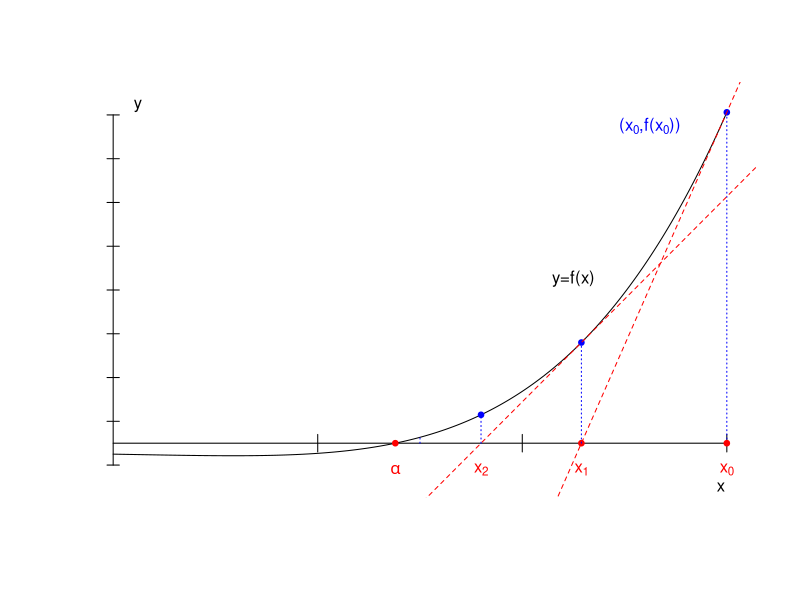
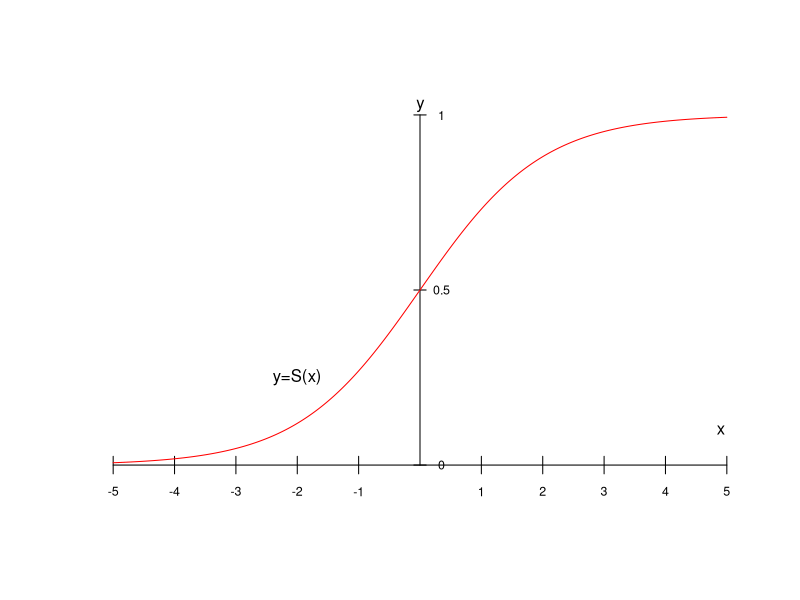
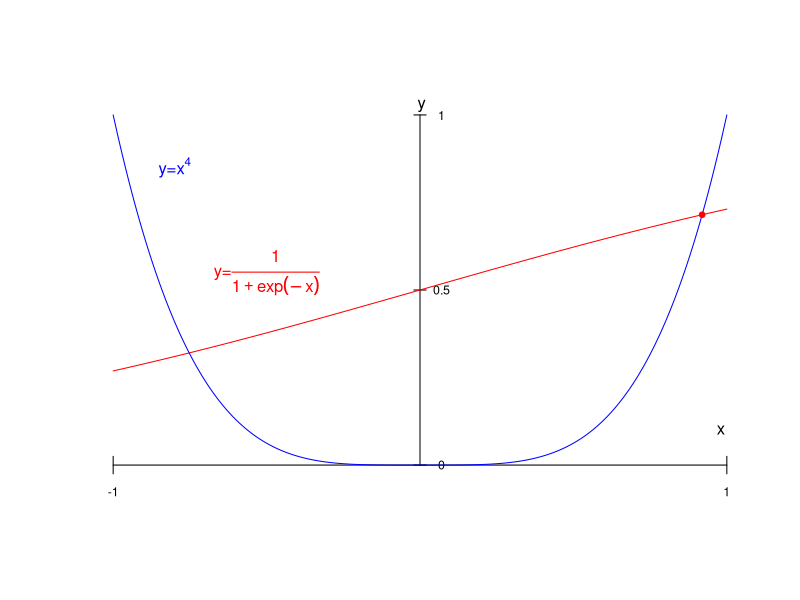

These charts were generated, in order, by the following R code:
## ---- chunk 1
xmin=0
xmax=2
ymin=-1
ymax=15
tolx=0.01*(xmax-xmin)
toly=0.05*(ymax-ymin)
quantsx=3
quantsy=8
f = function(x){x^4-1/(1+exp(-x))}
plot(c(xmin-tolx,xmax+tolx,xmin-tolx,xmax+tolx),c(ymin-toly,ymin-toly,ymax+toly,ymax+toly),type="n",xlab="",ylab="",xaxt="n",yaxt="n",axes=FALSE)
x=seq(from=xmin,to=xmax,by=0.01)
#points(x,f(x),type="l")
lines(c(0,0),c(ymin,ymax))
lines(c(xmin,xmax),c(0,0))
text(xmax-tolx,-100*tolx,"x")
text(toly/10,ymax+toly/2,"y")
for (i in 0:(quantsx)){
  if(xmin+((xmax-xmin)/quantsx)*i != 0){
    lines(rep(xmin+((xmax-xmin)/quantsx)*i,2),c(-0.5*toly,+0.5*toly))
#    text(xmin+((xmax-xmin)/quantsx)*i,-1*toly,xmin+((xmax-xmin)/quantsx)*i,cex=0.75)
  }
  }

for (i in 0:(quantsy)){
  lines(c(-tolx,tolx),ymin+rep(((ymax-ymin)/quantsy)*i,2))
# text(3.5*tolx,0.1+ymin+((ymax-ymin)/quantsy)*i,ymin+((ymax-ymin)/quantsy)*i,cex=0.75)
}
lines(x,f(x))
#points(1,f(1),cex=0.75,pch=19,col="blue")
lines(c(1,1),c(0,f(1)),lty=3,col="blue")

points(2,f(2),cex=0.75,pch=19,col="blue")
lines(c(2,2),c(0,f(2)),lty=3,col="blue")


text(2,-1.5*toly,expression(x[0]),col="red")
text(1.75,14.5,expression(paste("(",x[0],",f(",x[0],"))")),col="blue")

text(1.5,7.5,"y=f(x)")

x0=2
points(x0,0,cex=0.75,pch=19,col="red")
m0=4*x0^3-1/(2*(1+cosh(x0)))
y0=x0^4-1/(1+exp(-x0))
abline(y0-m0*x0,m0,col="red",lty=2)
x1=(m0*x0-y0)/m0
text(x1,-1.5*toly,expression(x[1]),col="red")
points(x1,0,cex=0.75,pch=19,col="red")
points(x1,f(x1),cex=0.75,pch=19,col="blue")
m1=4*x1^3-1/(2*(1+cosh(x1)))
y1=x1^4-1/(1+exp(-x1))
lines(c(x1,x1),c(0,f(x1)),lty=3,col="blue")
abline(y1-m1*x1,m1,col="red",lty=2)
x2=(m1*x1-y1)/m1
text(x2,-1.5*toly,expression(x[2]),col="red")
points(x2,f(x2),cex=0.75,pch=19,col="blue")
lines(c(x2,x2),c(0,f(x2)),lty=3,col="blue")
alpha=0.919536
points(alpha,0,cex=0.75,pch=19,col="red")
text(alpha,-1.5*toly,expression(alpha),col="red")
## ---- chunk 2
xmin=-5
xmax=5
ymin=0
ymax=1
tolx=0.01*(xmax-xmin)
toly=0.05*(ymax-ymin)
quantsx=10
quantsy=2
f = function(x){1/(1+exp(-x))}
plot(c(xmin-tolx,xmax+tolx,xmin-tolx,xmax+tolx),c(ymin-toly,ymin-toly,ymax+toly,ymax+toly),type="n",xlab="",ylab="",xaxt="n",yaxt="n",axes=FALSE)
x=seq(from=xmin,to=xmax,by=0.01)
#points(x,f(x),type="l")
lines(c(0,0),c(ymin,ymax))
lines(c(xmin,xmax),c(0,0))
text(xmax-tolx,2*toly,"x")
text(toly/10,ymax+toly/2,"y")
for (i in 0:(quantsx)){
  if(xmin+((xmax-xmin)/quantsx)*i != 0){
    lines(rep(xmin+((xmax-xmin)/quantsx)*i,2),c(-0.5*toly,+0.5*toly))
    text(xmin+((xmax-xmin)/quantsx)*i,-1.5*toly,xmin+((xmax-xmin)/quantsx)*i,cex=0.75)
  }
  }

for (i in 0:(quantsy)){
  lines(c(-tolx,tolx),ymin+rep(((ymax-ymin)/quantsy)*i,2))
 text(3.5*tolx,ymin+((ymax-ymin)/quantsy)*i,ymin+((ymax-ymin)/quantsy)*i,cex=0.75)
}
lines(x,f(x),col="red")


text(-2,0.25,"y=S(x)")
## ---- chunk 3
xmin=-1
xmax=1
ymin=0
ymax=1
tolx=0.01*(xmax-xmin)
toly=0.05*(ymax-ymin)
quantsx=2
quantsy=2
f = function(x){1/(1+exp(-x))}
g = function(x){x^4}
plot(c(xmin-tolx,xmax+tolx,xmin-tolx,xmax+tolx),c(ymin-toly,ymin-toly,ymax+toly,ymax+toly),type="n",xlab="",ylab="",xaxt="n",yaxt="n",axes=FALSE)
x=seq(from=xmin,to=xmax,by=0.01)
#points(x,f(x),type="l")
lines(c(0,0),c(ymin,ymax))
lines(c(xmin,xmax),c(0,0))
text(xmax-tolx,2*toly,"x")
text(toly/10,ymax+toly/2,"y")
for (i in 0:(quantsx)){
  if(xmin+((xmax-xmin)/quantsx)*i != 0){
    lines(rep(xmin+((xmax-xmin)/quantsx)*i,2),c(-0.5*toly,+0.5*toly))
    text(xmin+((xmax-xmin)/quantsx)*i,-1.5*toly,xmin+((xmax-xmin)/quantsx)*i,cex=0.75)
  }
  }

for (i in 0:(quantsy)){
  lines(c(-tolx,tolx),ymin+rep(((ymax-ymin)/quantsy)*i,2))
 text(3.5*tolx,ymin+((ymax-ymin)/quantsy)*i,ymin+((ymax-ymin)/quantsy)*i,cex=0.75)
}
lines(x,f(x),col="red")
lines(x,g(x),col="blue")

text(-0.5,0.55,expression(paste("y=",frac(1,1+exp(-x)))),col="red")
text(-0.8,0.85,expression(paste("y=",x^4)),col="blue")
points(alpha,g(alpha),cex=0.75,col="red",pch=19)
## ---- chunk 4
f = function(x){x^4-1/(1+exp(-x))}
f1 = function(x){4*x^3-exp(-x)/(1+exp(-x))^2}
